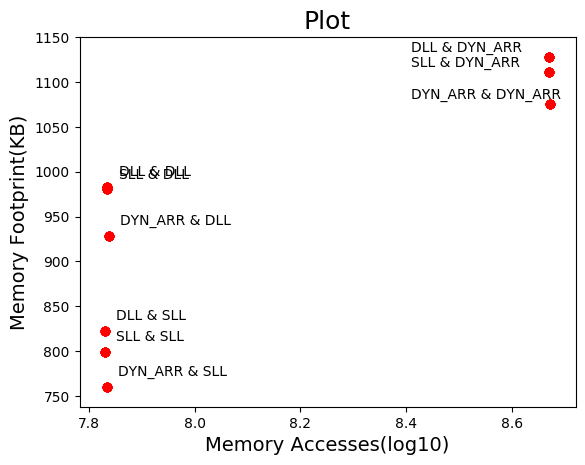

Source code (Python):
import numpy as np
import matplotlib.pyplot as plt
from math import log



def sunarthsh(i):
    if(i==2 or i==5 or i==8):
        return (-100,4)
    else:
        return (8,8)

x = [67732342, 68376553, 469437498, 67744776, 68388587, 469453681, 68257559, 68923684, 470156422]
x = [log(j,10) for j in x]
print(x)
y = [798.8, 980.3, 1111, 823.0, 983.3, 1128, 760.2, 928.5, 1075]
#y = [w * 1000 for w in y]
types = ["SLL & SLL", "SLL & DLL", "SLL & DYN_ARR", "DLL & SLL", "DLL & DLL", "DLL & DYN_ARR", "DYN_ARR & SLL", "DYN_ARR & DLL", "DYN_ARR & DYN_ARR"]

fig, ax = plt.subplots()
ax.scatter(x, y)

ax.set_xlabel('Memory Accesses(log10)', fontsize=14)
ax.set_ylabel('Memory Footprint(KB)', fontsize=14)
ax.set_title('Plot', fontsize=18)

for i, txt in enumerate(types):
    ax.annotate(txt, (x[i], y[i]), xytext= sunarthsh(i), textcoords='offset points')
    plt.scatter(x, y, marker='o', color='red')

plt.savefig("dotplot.png", bbox_inches="tight")
